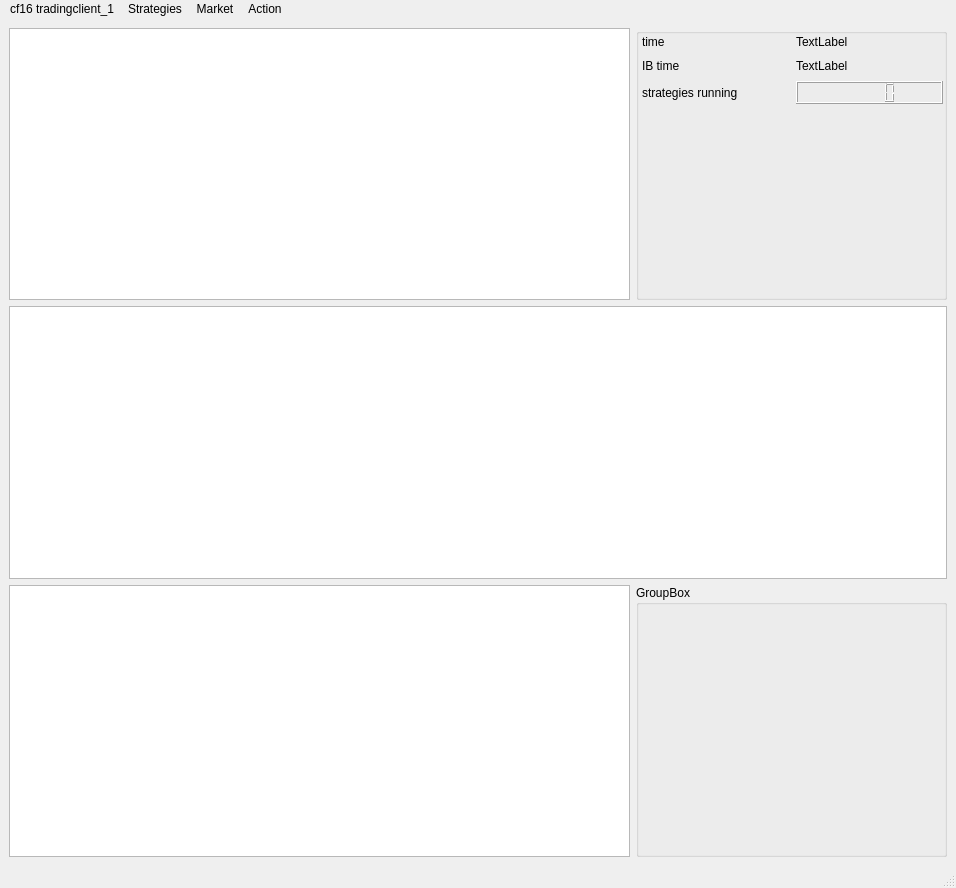
<?xml version="1.0" encoding="UTF-8"?>
<ui version="4.0">
 <class>cf16tradingclient_1</class>
 <widget class="QMainWindow" name="cf16tradingclient_1">
  <property name="geometry">
   <rect>
    <x>0</x>
    <y>0</y>
    <width>956</width>
    <height>888</height>
   </rect>
  </property>
  <property name="windowTitle">
   <string>cf16tradingclient_1</string>
  </property>
  <property name="styleSheet">
   <string notr="true">background-color: rgb(42, 42, 42);
QMenu::item:selected {border: 1px solid dark blue;}</string>
  </property>
  <widget class="QWidget" name="centralwidget">
   <layout class="QGridLayout" name="gridLayout">
    <item row="0" column="2">
     <widget class="QGroupBox" name="groupBox">
      <property name="styleSheet">
       <string notr="true"/>
      </property>
      <property name="title">
       <string/>
      </property>
      <widget class="QWidget" name="">
       <property name="geometry">
        <rect>
         <x>6</x>
         <y>5</y>
         <width>301</width>
         <height>71</height>
        </rect>
       </property>
       <layout class="QGridLayout" name="gridLayout_2">
        <item row="2" column="1">
         <widget class="QLCDNumber" name="lcdNumber"/>
        </item>
        <item row="0" column="0">
         <widget class="QLabel" name="label_2">
          <property name="text">
           <string>time</string>
          </property>
         </widget>
        </item>
        <item row="0" column="1">
         <widget class="QLabel" name="label_3">
          <property name="text">
           <string>TextLabel</string>
          </property>
         </widget>
        </item>
        <item row="2" column="0">
         <widget class="QLabel" name="label">
          <property name="text">
           <string>strategies running</string>
          </property>
         </widget>
        </item>
        <item row="1" column="0">
         <widget class="QLabel" name="label_4">
          <property name="text">
           <string>IB time</string>
          </property>
         </widget>
        </item>
        <item row="1" column="1">
         <widget class="QLabel" name="label_5">
          <property name="text">
           <string>TextLabel</string>
          </property>
         </widget>
        </item>
       </layout>
      </widget>
     </widget>
    </item>
    <item row="0" column="0" colspan="2">
     <widget class="QTableView" name="tableView"/>
    </item>
    <item row="2" column="0" colspan="2">
     <widget class="QListView" name="listView_2"/>
    </item>
    <item row="1" column="0" colspan="3">
     <widget class="QListView" name="listView"/>
    </item>
    <item row="2" column="2">
     <widget class="QGroupBox" name="groupBox_2">
      <property name="title">
       <string>GroupBox</string>
      </property>
     </widget>
    </item>
   </layout>
  </widget>
  <widget class="QMenuBar" name="menubar">
   <property name="geometry">
    <rect>
     <x>0</x>
     <y>0</y>
     <width>956</width>
     <height>25</height>
    </rect>
   </property>
   <property name="focusPolicy">
    <enum>Qt::NoFocus</enum>
   </property>
   <property name="contextMenuPolicy">
    <enum>Qt::DefaultContextMenu</enum>
   </property>
   <property name="styleSheet">
    <string notr="true">border-color: rgb(0, 0, 255);</string>
   </property>
   <widget class="QMenu" name="menuCf16_tradingclient_1">
    <property name="focusPolicy">
     <enum>Qt::NoFocus</enum>
    </property>
    <property name="styleSheet">
     <string notr="true">
</string>
    </property>
    <property name="title">
     <string>cf16 tradingclient_1</string>
    </property>
    <addaction name="actionOpen"/>
    <addaction name="actionSave"/>
    <addaction name="actionSave_as"/>
   </widget>
   <widget class="QMenu" name="menuStrategies">
    <property name="styleSheet">
     <string notr="true"/>
    </property>
    <property name="title">
     <string>Strategies</string>
    </property>
    <addaction name="actionCointegration"/>
    <addaction name="separator"/>
   </widget>
   <widget class="QMenu" name="menuMarket">
    <property name="focusPolicy">
     <enum>Qt::NoFocus</enum>
    </property>
    <property name="styleSheet">
     <string notr="true"/>
    </property>
    <property name="title">
     <string>Market</string>
    </property>
    <addaction name="actionFX"/>
    <addaction name="actionIR"/>
    <addaction name="actionStocks"/>
    <addaction name="actionOptions"/>
    <addaction name="actionForwards"/>
    <addaction name="actionFutures"/>
    <addaction name="actionSwaps"/>
    <addaction name="actionBonds"/>
   </widget>
   <widget class="QMenu" name="menuAction">
    <property name="title">
     <string>Action</string>
    </property>
    <addaction name="actionReqMktData"/>
    <addaction name="actionReqContractDetails"/>
   </widget>
   <addaction name="menuCf16_tradingclient_1"/>
   <addaction name="menuStrategies"/>
   <addaction name="menuMarket"/>
   <addaction name="menuAction"/>
  </widget>
  <widget class="QStatusBar" name="statusbar"/>
  <action name="actionOpen">
   <property name="text">
    <string>Open</string>
   </property>
  </action>
  <action name="actionSave">
   <property name="text">
    <string>Save</string>
   </property>
  </action>
  <action name="actionSave_as">
   <property name="text">
    <string>Save as</string>
   </property>
  </action>
  <action name="actionFX">
   <property name="text">
    <string>FX</string>
   </property>
  </action>
  <action name="actionIR">
   <property name="text">
    <string>IR</string>
   </property>
  </action>
  <action name="actionStocks">
   <property name="text">
    <string>Stocks</string>
   </property>
  </action>
  <action name="actionOptions">
   <property name="text">
    <string>Options</string>
   </property>
  </action>
  <action name="actionForwards">
   <property name="text">
    <string>Forwards</string>
   </property>
  </action>
  <action name="actionFutures">
   <property name="text">
    <string>Futures</string>
   </property>
  </action>
  <action name="actionSwaps">
   <property name="text">
    <string>Swaps</string>
   </property>
  </action>
  <action name="actionBonds">
   <property name="text">
    <string>Bonds</string>
   </property>
  </action>
  <action name="actionCointegration">
   <property name="text">
    <string>Cointegration</string>
   </property>
  </action>
  <action name="actionReqMktData">
   <property name="text">
    <string>ReqMktData</string>
   </property>
  </action>
  <action name="actionReqContractDetails">
   <property name="text">
    <string>ReqContractDetails</string>
   </property>
  </action>
 </widget>
 <resources/>
 <connections/>
</ui>
